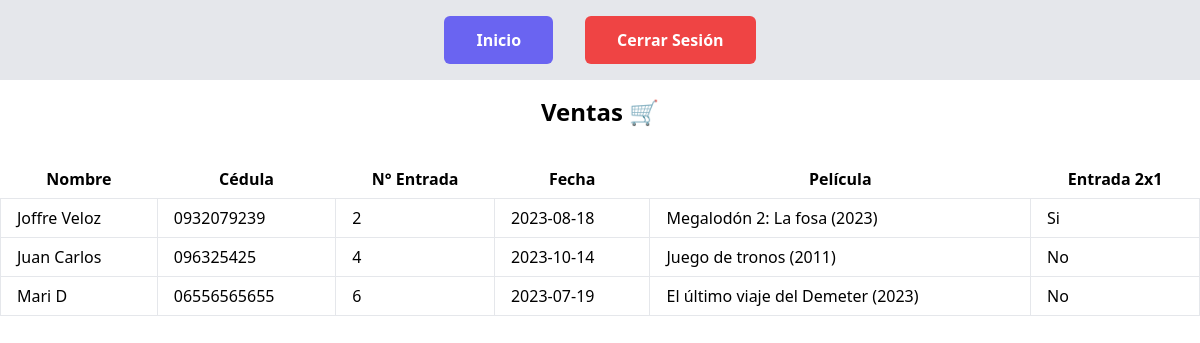
Page /lista_ventas/ (signed in) on the committed database.
### myapp/models.py (models this page shows, shortened)
class VentasCliente(models.Model):
    nombre = models.CharField(max_length=200)
    cedula = models.CharField(max_length=200)
    numeroEntradas = models.IntegerField()
    fecha = models.CharField(max_length=200)
    pelicula = models.ForeignKey(Pelicula, on_delete=models.CASCADE)
    entrada2x1 = models.BooleanField(default=False)

class Pelicula(models.Model):
    name = models.CharField(max_length=200)
    img = models.CharField(max_length=200,default='https://www.themoviedb.org/t/p/w600_and_h900_bestv2/mBgynPDplmo5JTY9VfGqY35OjDu.jpg')
    def __str__(self):
        return self.name

### myapp/views.py (the view)
# urls.py: path('lista_ventas/', views.lista_ventas, name='lista_ventas')
@login_required(login_url='login')
def lista_ventas(request):
    ventas=VentasCliente.objects.all()
    return render(request, 'lista_ventas.html', {'ventas': ventas})

### myapp/templates/lista_ventas.html
{% extends "base.html" %}
{% block content %}
  <h1 class="text-2xl font-semibold mb-4 text-center py-4">Ventas 🛒</h1>
  <table class="table-auto w-full">
    <thead>
      <tr>
        <th class="px-4 py-2">Nombre</th>
        <th class="px-4 py-2">Cédula</th>
        <th class="px-4 py-2">N° Entrada</th>
        <th class="px-4 py-2">Fecha</th>
        <th class="px-4 py-2">Película</th>
        <th class="px-4 py-2">Entrada 2x1</th>
      </tr>
    </thead>
    <tbody>
      {% for venta in ventas %}
        <tr>
          <td class="border px-4 py-2">{{ venta.nombre }}</td>
          <td class="border px-4 py-2">{{ venta.cedula }}</td>
          <td class="border px-4 py-2">{{ venta.numeroEntradas }}</td>
          <td class="border px-4 py-2">{{ venta.fecha }}</td>
          <td class="border px-4 py-2">{{ venta.pelicula }}</td>
          <td class="border px-4 py-2">
            {% if venta.entrada2x1 %}
              Si
            {% else %}
              No
            {% endif %}
          </td>
        </tr>
      {% endfor %}
    </tbody>
  </table>
{% endblock %}

### myapp/templates/base.html
<script src="https://cdn.tailwindcss.com"></script>
<div class=" text-center flex justify-center items-center bg-gray-200">
  <div class=" flex p-4">
    <a href="{% url 'index' %}"
      class="hover:shadow-form rounded-md bg-[#6A64F1] py-3 px-8 text-center text-base font-semibold text-white outline-none mx-auto">
      Inicio
    </a>
  </div>
  {% if request.user.is_authenticated %}
  <div class=" flex p-4">
    <a href="{% url 'logout' %}"
      class="hover:shadow-form rounded-md bg-red-500 py-3 px-8 text-center text-base font-semibold text-white outline-none mx-auto">
      Cerrar Sesión
    </a>
  </div>
  {% endif %}
</div>
{% block content %}
{% endblock %}

### rows in the picture
VentasCliente: nombre "Joffre Veloz", cedula "0932079239", numeroEntradas "2", fecha "2023-08-18", pelicula "Megalodón 2: La fosa (2023)", entrada2x1 "Si"
VentasCliente: nombre "Juan Carlos", cedula "096325425", numeroEntradas "4", fecha "2023-10-14", pelicula "Juego de tronos (2011)", entrada2x1 "No"
VentasCliente: nombre "Mari D", cedula "06556565655", numeroEntradas "6", fecha "2023-07-19", pelicula "El último viaje del Demeter (2023)", entrada2x1 "No"
